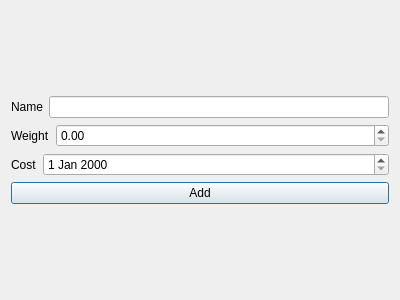
<?xml version="1.0" encoding="UTF-8"?>
<ui version="4.0">
 <class>Add_ingredient</class>
 <widget class="QDialog" name="Add_ingredient">
  <property name="geometry">
   <rect>
    <x>0</x>
    <y>0</y>
    <width>400</width>
    <height>300</height>
   </rect>
  </property>
  <property name="windowTitle">
   <string>Dialog</string>
  </property>
  <layout class="QGridLayout" name="gridLayout">
   <item row="0" column="0">
    <layout class="QVBoxLayout" name="verticalLayout">
     <item>
      <layout class="QHBoxLayout" name="horizontalLayout_3">
       <item>
        <widget class="QLabel" name="label">
         <property name="text">
          <string>Name</string>
         </property>
        </widget>
       </item>
       <item>
        <widget class="QLineEdit" name="Name"/>
       </item>
      </layout>
     </item>
     <item>
      <layout class="QHBoxLayout" name="horizontalLayout_2">
       <item>
        <widget class="QLabel" name="label_2">
         <property name="text">
          <string>Weight</string>
         </property>
        </widget>
       </item>
       <item>
        <widget class="QDoubleSpinBox" name="Weight">
         <property name="sizePolicy">
          <sizepolicy hsizetype="Expanding" vsizetype="Fixed">
           <horstretch>0</horstretch>
           <verstretch>0</verstretch>
          </sizepolicy>
         </property>
        </widget>
       </item>
      </layout>
     </item>
     <item>
      <layout class="QHBoxLayout" name="horizontalLayout">
       <item>
        <widget class="QLabel" name="label_3">
         <property name="text">
          <string>Cost</string>
         </property>
        </widget>
       </item>
       <item>
        <widget class="QDateEdit" name="Date">
         <property name="sizePolicy">
          <sizepolicy hsizetype="Expanding" vsizetype="Fixed">
           <horstretch>0</horstretch>
           <verstretch>0</verstretch>
          </sizepolicy>
         </property>
        </widget>
       </item>
      </layout>
     </item>
     <item>
      <widget class="QPushButton" name="pushButton">
       <property name="text">
        <string>Add</string>
       </property>
      </widget>
     </item>
    </layout>
   </item>
  </layout>
 </widget>
 <resources/>
 <connections/>
</ui>
